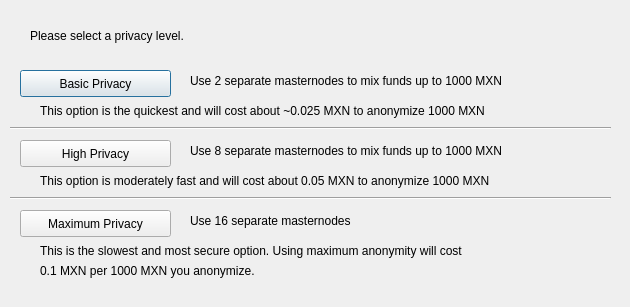
<?xml version="1.0" encoding="UTF-8"?>
<ui version="4.0">
 <class>DarksendConfig</class>
 <widget class="QDialog" name="DarksendConfig">
  <property name="geometry">
   <rect>
    <x>0</x>
    <y>0</y>
    <width>630</width>
    <height>307</height>
   </rect>
  </property>
  <property name="windowTitle">
   <string>Configure PrivateSend</string>
  </property>
  <widget class="QPushButton" name="buttonBasic">
   <property name="geometry">
    <rect>
     <x>20</x>
     <y>70</y>
     <width>151</width>
     <height>27</height>
    </rect>
   </property>
   <property name="text">
    <string>Basic Privacy</string>
   </property>
  </widget>
  <widget class="QPushButton" name="buttonHigh">
   <property name="geometry">
    <rect>
     <x>20</x>
     <y>140</y>
     <width>151</width>
     <height>27</height>
    </rect>
   </property>
   <property name="text">
    <string>High Privacy</string>
   </property>
  </widget>
  <widget class="QPushButton" name="buttonMax">
   <property name="geometry">
    <rect>
     <x>20</x>
     <y>210</y>
     <width>151</width>
     <height>27</height>
    </rect>
   </property>
   <property name="text">
    <string>Maximum Privacy</string>
   </property>
  </widget>
  <widget class="QLabel" name="label">
   <property name="geometry">
    <rect>
     <x>30</x>
     <y>20</y>
     <width>571</width>
     <height>31</height>
    </rect>
   </property>
   <property name="text">
    <string>Please select a privacy level.</string>
   </property>
  </widget>
  <widget class="QLabel" name="label_2">
   <property name="geometry">
    <rect>
     <x>190</x>
     <y>70</y>
     <width>421</width>
     <height>21</height>
    </rect>
   </property>
   <property name="text">
    <string>Use 2 separate masternodes to mix funds up to 1000 MXN</string>
   </property>
  </widget>
  <widget class="QLabel" name="label_3">
   <property name="geometry">
    <rect>
     <x>190</x>
     <y>140</y>
     <width>411</width>
     <height>21</height>
    </rect>
   </property>
   <property name="text">
    <string>Use 8 separate masternodes to mix funds up to 1000 MXN</string>
   </property>
  </widget>
  <widget class="QLabel" name="label_4">
   <property name="geometry">
    <rect>
     <x>190</x>
     <y>210</y>
     <width>421</width>
     <height>21</height>
    </rect>
   </property>
   <property name="text">
    <string>Use 16 separate masternodes</string>
   </property>
  </widget>
  <widget class="QLabel" name="label_6">
   <property name="geometry">
    <rect>
     <x>40</x>
     <y>100</y>
     <width>561</width>
     <height>21</height>
    </rect>
   </property>
   <property name="text">
    <string>This option is the quickest and will cost about ~0.025 MXN to anonymize 1000 MXN</string>
   </property>
  </widget>
  <widget class="QLabel" name="label_7">
   <property name="geometry">
    <rect>
     <x>40</x>
     <y>170</y>
     <width>561</width>
     <height>21</height>
    </rect>
   </property>
   <property name="text">
    <string>This option is moderately fast and will cost about 0.05 MXN to anonymize 1000 MXN</string>
   </property>
  </widget>
  <widget class="QLabel" name="label_8">
   <property name="geometry">
    <rect>
     <x>40</x>
     <y>240</y>
     <width>561</width>
     <height>21</height>
    </rect>
   </property>
   <property name="text">
    <string>This is the slowest and most secure option. Using maximum anonymity will cost</string>
   </property>
  </widget>
  <widget class="QLabel" name="label_9">
   <property name="geometry">
    <rect>
     <x>40</x>
     <y>260</y>
     <width>561</width>
     <height>21</height>
    </rect>
   </property>
   <property name="text">
    <string>0.1 MXN per 1000 MXN you anonymize.</string>
   </property>
  </widget>
  <widget class="Line" name="line">
   <property name="geometry">
    <rect>
     <x>10</x>
     <y>120</y>
     <width>601</width>
     <height>16</height>
    </rect>
   </property>
   <property name="orientation">
    <enum>Qt::Horizontal</enum>
   </property>
  </widget>
  <widget class="Line" name="line_2">
   <property name="geometry">
    <rect>
     <x>10</x>
     <y>190</y>
     <width>601</width>
     <height>16</height>
    </rect>
   </property>
   <property name="orientation">
    <enum>Qt::Horizontal</enum>
   </property>
  </widget>
 </widget>
 <resources/>
 <connections/>
</ui>
